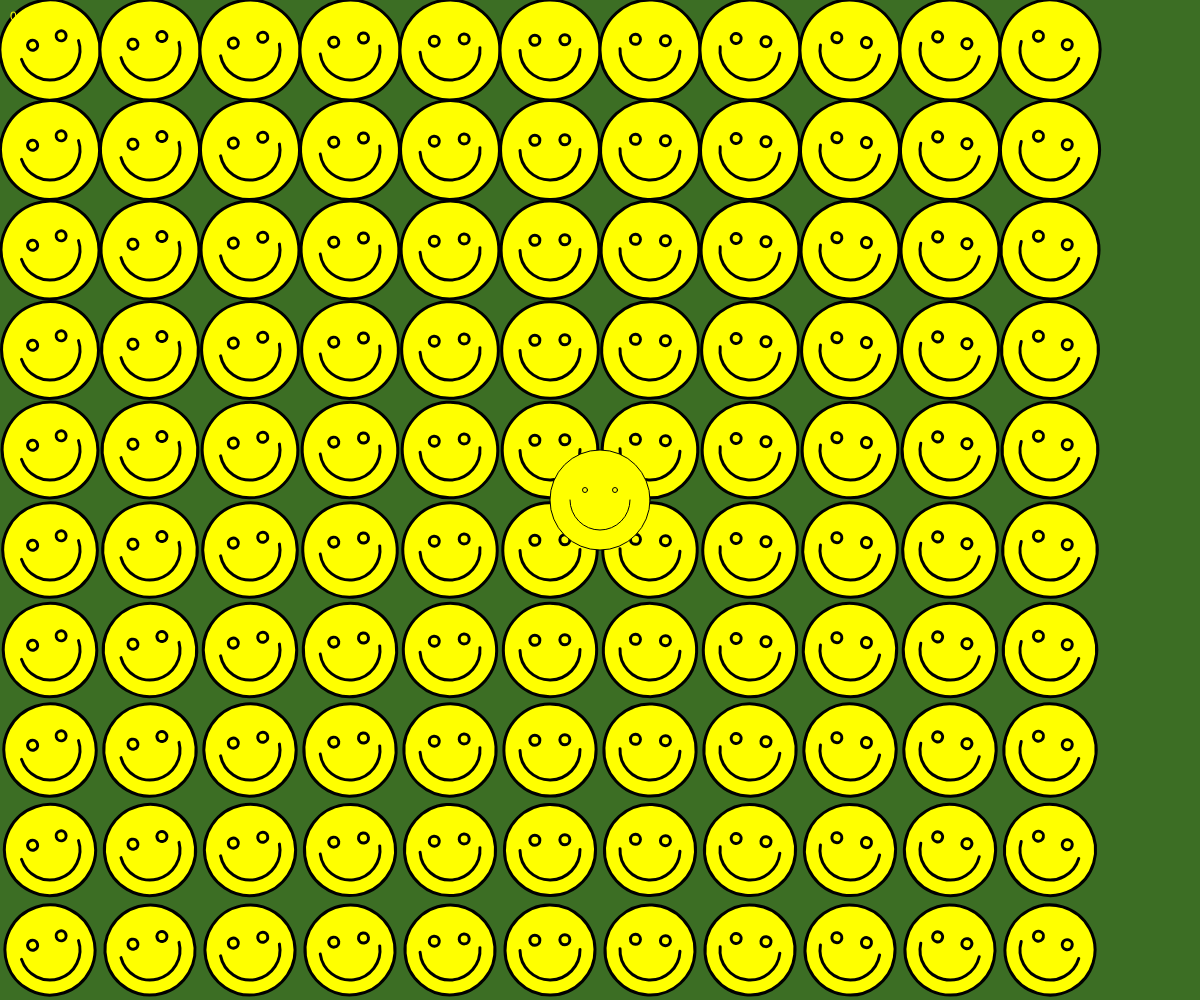
Frame 1 (no input)
Frame 60 (no input): identical to frame 1, image omitted
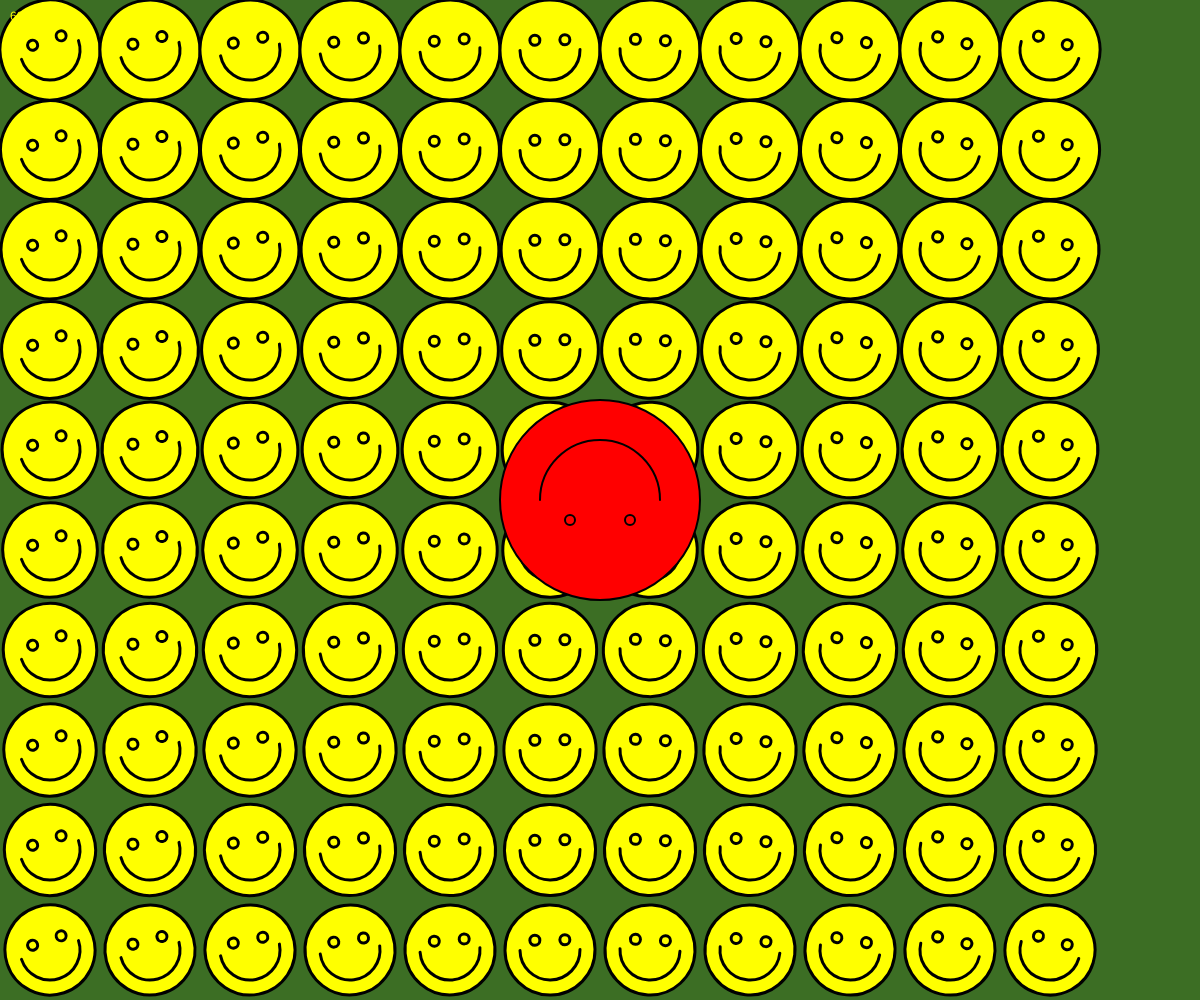
Frame 120 (the mouse pressed at the canvas centre since frame 60)

The p5.js sketch that drew these frames (run headless with seeded random() and noise() and a simulated clock; from frame 60 on, the mouse is pressed at the canvas centre):

// p5.js sketch
// ── sketch.js
function setup() {
  createCanvas(windowWidth, windowHeight);

  // iteration operators
  // i++: add 1 to i
  // i +=10: add 10 to i
  // i--: subtract 1 from i
  // i-=5: subtract 5 from i
  for (let i = 0; i < 10; i++) {
    console.log(i);
  }
}

function draw() {
  background("#3c6e24ff");

  for (let x = 50; x < width - 50; x += 100) {
    for (let y = 50; y < height; y += 100) {
      fill("yellow");
      push();
      strokeWeight(3);
      translate(x, y);
      let rotation
      rotation = map (x, 0,width-50,radians(-20),radians(20))
      rotate(rotation);
      // everything within this push/pop block
      // will be centered with 0,0 as the center point
      let circleSize;
      circleSize = map(y, 50, height - 50, 100, 90);
      circle(0, 0, circleSize);
      circle(- 15, - 10, 10);
      circle(+ 15, - 10, 10);
      arc(0, 0, 60, 60, 0, PI);
      pop();
    }
  }

  // translate is a TRANSFORMATION function
  // it moves the coordinate matrix according to
  // a new set of coordiates, which become
  // the new 0,0

  // push and pop ISOLATE a transformation
  // anything enclosed in a push and pop only applies within that enclosure
  push(); // beginning of an isolated segment

  if (mouseX > width / 2 && mouseY > height / 2) {
    //if the test inside the () is met
    fill("pink");
  } else if (mouseIsPressed == true) {
    fill("red"); //if the condition is put here,
    // it will be skipped if the first condition is fulfilled
    // to make sure this runs, pull it out into another if conditional
  } else {
    //otherwise...
    fill("yellow");
  }

  translate(width / 2, height / 2);

  let angle;

  // map is a function that scales numbers proportionately
  // parameters:
  // 1: input number to scale
  // 2,3: low & high end of input range
  // 4,5: low & high end of output range
  angle = map(mouseX, 0, width, 0, 360);

  // rotate arounds 0,0
  rotate(radians(angle));

  // scale makes the coordinate system larger or smaller
  // it takes a facter as parameter
  // it can take 2 parameters as x,y
  let size = map(mouseY, 0, height, 1, 3);
  scale(size);

  circle(0, 0, 100);
  circle(-15, -10, 5);
  circle(15, -10, 5);
  arc(0, 0, 60, 60, 0, PI);

  pop(); // end of an isolated block

  //display mouse position in text
  text(mouseX + "," + mouseY, 10, 20);
}
